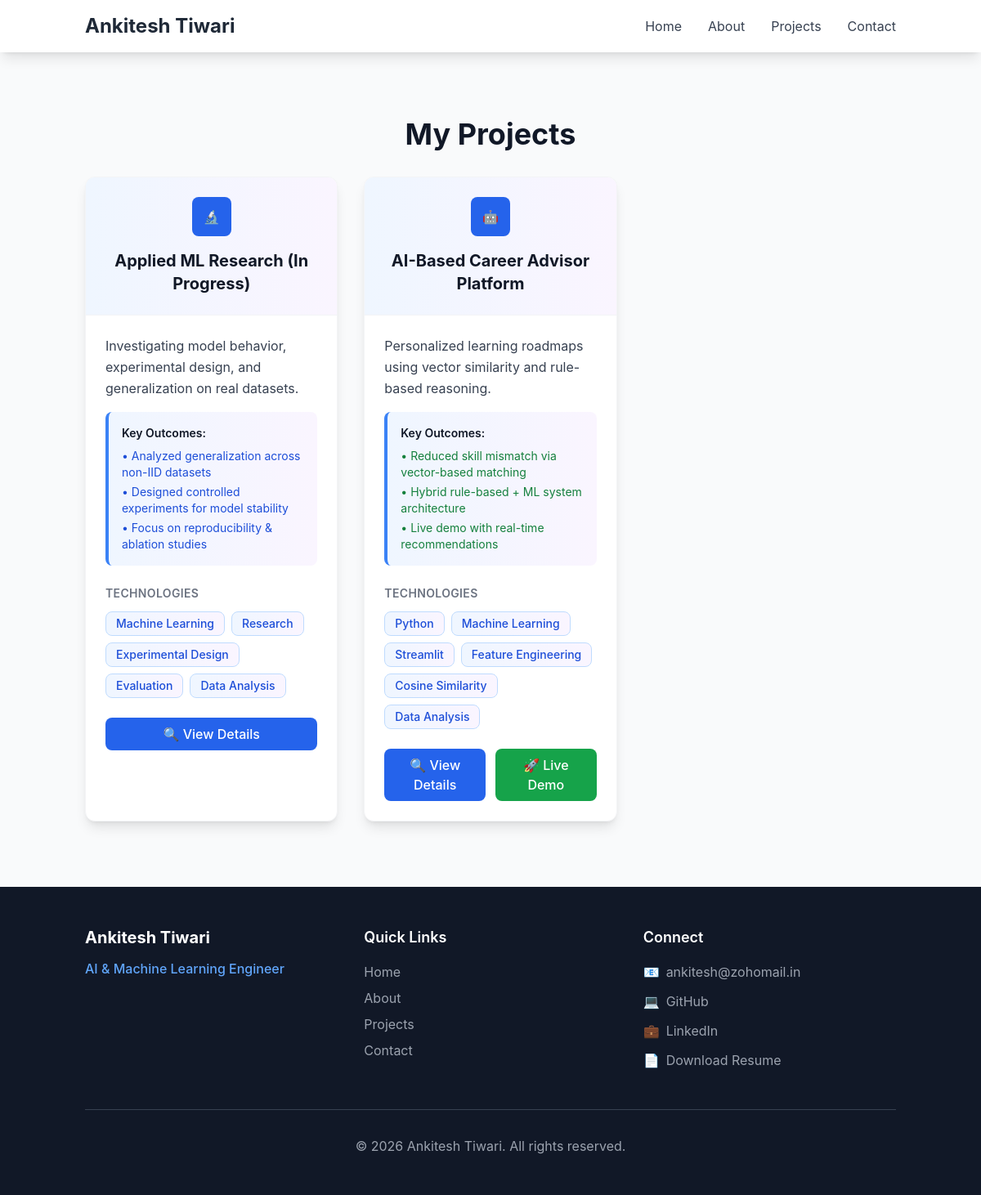
The page /projects/ on the database as committed earlier.
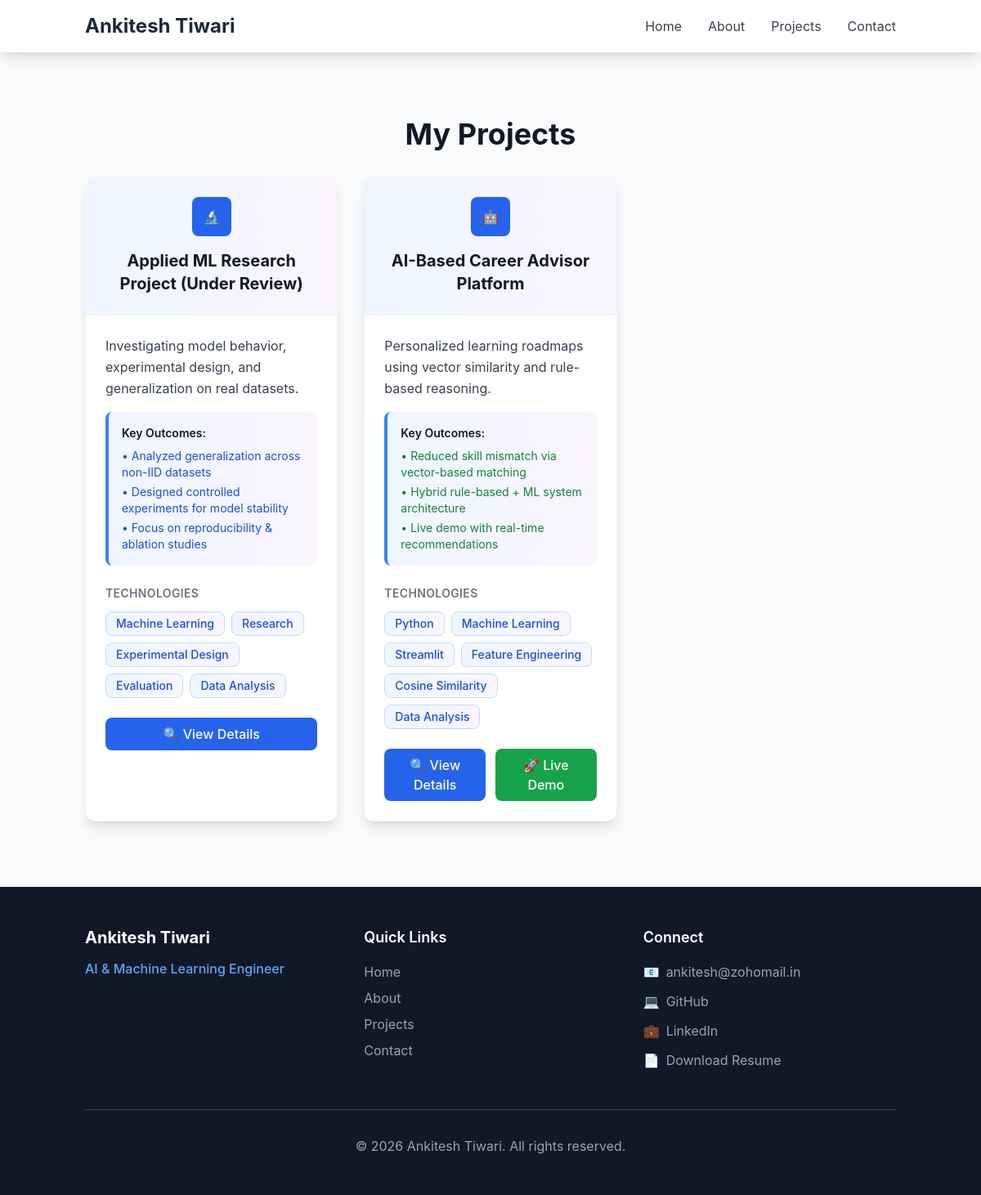
The same page on the database as committed later.
### apps/projects/models.py (models this page shows, shortened)
class Project(models.Model):
    title = models.CharField(max_length=200)
    slug = models.SlugField(unique=True, help_text="URL-friendly version of title")
    description = models.TextField(help_text="Brief description for project cards")
    content = models.TextField(help_text="Full project details")
    technologies = models.CharField(max_length=500, help_text="Comma-separated technologies")
    live_url = models.URLField(blank=True, null=True, help_text="Live project URL")
    github_url = models.URLField(blank=True, null=True, help_text="GitHub repository URL")
    featured_image = models.ImageField(upload_to='projects/', blank=True, null=True)
    order = models.PositiveIntegerField(default=0, help_text="Display order")
    is_featured = models.BooleanField(default=False, help_text="Show in featured section")
    created_at = models.DateTimeField(auto_now_add=True)
    updated_at = models.DateTimeField(auto_now=True)
    class Meta:
        ordering = ['order', '-created_at']
    def get_technologies_list(self):
        return [tech.strip() for tech in self.technologies.split(',') if tech.strip()]

### apps/projects/views.py (the view)
# urls.py: path('', views.project_list, name='list'),
def project_list(request):
    projects = Project.objects.all()
    context = {
        'projects': projects,
    }
    return render(request, 'projects/list.html', context)

### templates/projects/list.html (shortened to what this page needs)
{% extends 'base.html' %}
{% block content %}
<section class="py-20">
    <div class="container mx-auto px-4">
        <h1 class="text-4xl font-bold mb-8 text-center">My Projects</h1>
        {% if projects %}
            <div class="grid grid-cols-1 md:grid-cols-2 lg:grid-cols-3 gap-8">
                {% for project in projects %}
                    {% include 'components/project_card.html' with project=project %}
                {% endfor %}
            </div>
        {% else %}
            <div class="text-center text-gray-600 py-12">
                <p class="text-xl">No projects available yet. Check back soon!</p>
            </div>
        {% endif %}
    </div>
</section>
{% endblock %}

### templates/components/project_card.html (shortened to what this page needs)
<div class="bg-white rounded-xl shadow-lg overflow-hidden hover:shadow-2xl hover:-translate-y-1 transition-all duration-300 border border-gray-100">
    <div class="bg-gradient-to-r from-blue-50 to-purple-50 p-6 border-b border-gray-100">
        <div class="flex items-center justify-center mb-4">
            <div class="w-12 h-12 bg-blue-600 rounded-lg flex items-center justify-center text-white">
                {% if 'Research' in project.title %}
                    🔬
                {% elif 'AI' in project.title %}
                    🤖
                {% else %}
                    🚀
                {% endif %}
            </div>
        </div>
        <h3 class="text-xl font-bold text-center text-gray-900">{{ project.title }}</h3>
    </div>
    <div class="p-6">
        <p class="text-gray-700 mb-4 leading-relaxed">{{ project.description }}</p>
        <div class="bg-gradient-to-r from-blue-50 to-purple-50 rounded-lg p-4 mb-6 border-l-4 border-blue-500">
            <p class="text-sm font-semibold text-gray-900 mb-2">Key Outcomes:</p>
            {% if 'research' in project.title|lower %}
                <ul class="text-blue-700 text-sm space-y-1">
                    <li>• Analyzed generalization across non-IID datasets</li>
                    <li>• Designed controlled experiments for model stability</li>
                    <li>• Focus on reproducibility & ablation studies</li>
                </ul>
            {% else %}
                <ul class="text-green-700 text-sm space-y-1">
                    <li>• Reduced skill mismatch via vector-based matching</li>
                    <li>• Hybrid rule-based + ML system architecture</li>
                    <li>• Live demo with real-time recommendations</li>
                </ul>
            {% endif %}
        </div>
        <div class="mb-6">
            <h4 class="text-sm font-semibold text-gray-500 mb-3 uppercase tracking-wide">Technologies</h4>
            <div class="flex flex-wrap gap-2">
                {% for tech in project.get_technologies_list %}
                    <span class="px-3 py-1 bg-gradient-to-r from-blue-50 to-purple-50 text-blue-700 text-sm rounded-lg border border-blue-200 font-medium">{{ tech }}</span>
                {% endfor %}
            </div>
        </div>
        <div class="flex flex-wrap gap-3">
            <a href="{% url 'projects:detail' project.slug %}" class="flex-1 bg-blue-600 text-white px-4 py-2 rounded-lg hover:bg-blue-700 transition-colors text-center font-medium">
                🔍 View Details
            </a>
            {% if project.live_url %}
                <a href="{{ project.live_url }}" target="_blank" rel="noopener noreferrer" class="flex-1 bg-green-600 text-white px-4 py-2 rounded-lg hover:bg-green-700 transition-colors text-center font-medium">
                    🚀 Live Demo
                </a>
            {% endif %}
        </div>
    </div>
</div>

Rows that differ between the two databases and show on the page:
changed Project: title "Applied ML Research (In Progress)" → "Applied ML Research Project (Under Review)"
